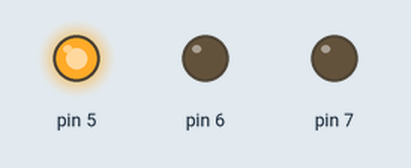
This sketch was run on a simulated Arduino Uno, built with avr-gcc and run on an emulated ATmega328P. Parts: output pins drawn as LEDs (lit = HIGH).

Above: at 0.5 s.
At 1.5 s:
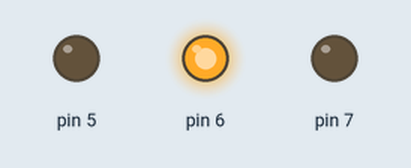
At 5.5 s:
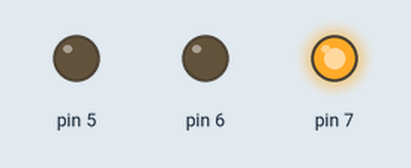
Timing chart, 0 to 6.9 s (numbered marks = the images above):
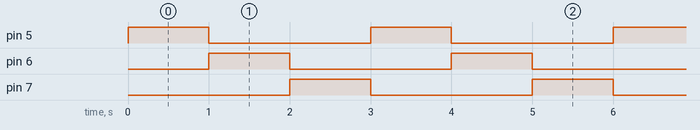

Measured:
- by itself, pin 5–7: alternates HIGH for 1.0 s and LOW for 2.0 s
- by itself, everything shown: repeats every 3.0 s, in 4 steps

The sketch:

0_fungsifor.ino
```cpp
int R = 5;
int Y = 6;
int G = 7;
int delay_dur = 1000;

void setup() {
  for (size_t i = 5; i <= 7; i++) {
    pinMode(i, OUTPUT);
  }
}

void loop() {
  for (size_t i = 5; i <= 7; i++) {
    digitalWrite(i, HIGH);
    delay(delay_dur);
    digitalWrite(i, LOW);
  }
}
```
